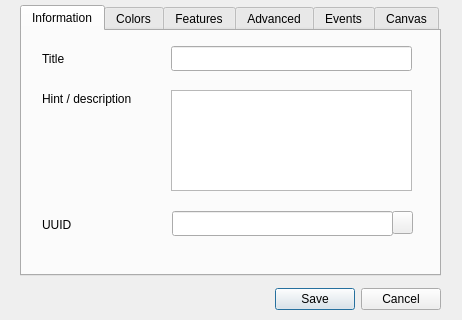
<?xml version="1.0" encoding="UTF-8"?>
<ui version="4.0">
 <class>CDlgEditLevel</class>
 <widget class="QDialog" name="CDlgEditLevel">
  <property name="windowModality">
   <enum>Qt::ApplicationModal</enum>
  </property>
  <property name="geometry">
   <rect>
    <x>0</x>
    <y>0</y>
    <width>462</width>
    <height>320</height>
   </rect>
  </property>
  <property name="sizePolicy">
   <sizepolicy hsizetype="Fixed" vsizetype="Fixed">
    <horstretch>0</horstretch>
    <verstretch>0</verstretch>
   </sizepolicy>
  </property>
  <property name="minimumSize">
   <size>
    <width>462</width>
    <height>320</height>
   </size>
  </property>
  <property name="maximumSize">
   <size>
    <width>462</width>
    <height>320</height>
   </size>
  </property>
  <property name="windowTitle">
   <string>Dialog</string>
  </property>
  <widget class="QDialogButtonBox" name="buttonBox">
   <property name="geometry">
    <rect>
     <x>100</x>
     <y>283</y>
     <width>341</width>
     <height>32</height>
    </rect>
   </property>
   <property name="orientation">
    <enum>Qt::Horizontal</enum>
   </property>
   <property name="standardButtons">
    <set>QDialogButtonBox::Cancel|QDialogButtonBox::Save</set>
   </property>
  </widget>
  <widget class="QTabWidget" name="tabWidget">
   <property name="geometry">
    <rect>
     <x>20</x>
     <y>5</y>
     <width>421</width>
     <height>271</height>
    </rect>
   </property>
   <property name="tabPosition">
    <enum>QTabWidget::North</enum>
   </property>
   <property name="currentIndex">
    <number>0</number>
   </property>
   <widget class="QWidget" name="tab_1">
    <attribute name="title">
     <string>Information</string>
    </attribute>
    <widget class="QLabel" name="label_2">
     <property name="geometry">
      <rect>
       <x>20</x>
       <y>60</y>
       <width>121</width>
       <height>16</height>
      </rect>
     </property>
     <property name="text">
      <string>Hint / description</string>
     </property>
    </widget>
    <widget class="QPlainTextEdit" name="hint">
     <property name="geometry">
      <rect>
       <x>149</x>
       <y>59</y>
       <width>241</width>
       <height>101</height>
      </rect>
     </property>
     <property name="toolTip">
      <string>Additional information about this level</string>
     </property>
    </widget>
    <widget class="QLabel" name="label">
     <property name="geometry">
      <rect>
       <x>20</x>
       <y>20</y>
       <width>52</width>
       <height>15</height>
      </rect>
     </property>
     <property name="text">
      <string>Title</string>
     </property>
    </widget>
    <widget class="QLineEdit" name="title">
     <property name="geometry">
      <rect>
       <x>149</x>
       <y>15</y>
       <width>241</width>
       <height>25</height>
      </rect>
     </property>
     <property name="toolTip">
      <string>Title of the level</string>
     </property>
    </widget>
    <widget class="QLabel" name="label_12">
     <property name="geometry">
      <rect>
       <x>20</x>
       <y>186</y>
       <width>57</width>
       <height>15</height>
      </rect>
     </property>
     <property name="text">
      <string>UUID</string>
     </property>
    </widget>
    <widget class="QLineEdit" name="eUUID">
     <property name="geometry">
      <rect>
       <x>150</x>
       <y>180</y>
       <width>221</width>
       <height>25</height>
      </rect>
     </property>
     <property name="toolTip">
      <string>This is the unique identifier that for this level. It is used to reference this object.</string>
     </property>
     <property name="whatsThis">
      <string>This is the unique identifier that for this level. It is used to reference this object.</string>
     </property>
     <property name="readOnly">
      <bool>true</bool>
     </property>
    </widget>
    <widget class="QPushButton" name="pushButton">
     <property name="geometry">
      <rect>
       <x>370</x>
       <y>180</y>
       <width>21</width>
       <height>23</height>
      </rect>
     </property>
     <property name="toolTip">
      <string>Copy to clipboard</string>
     </property>
     <property name="whatsThis">
      <string>Copy to clipboard</string>
     </property>
     <property name="text">
      <string/>
     </property>
     <property name="icon">
      <iconset resource="lgck-builder.qrc">
       <normaloff>:/images/pd/copy.png</normaloff>:/images/pd/copy.png</iconset>
     </property>
    </widget>
   </widget>
   <widget class="QWidget" name="tab_5">
    <attribute name="title">
     <string>Colors</string>
    </attribute>
    <widget class="QLabel" name="label_13">
     <property name="geometry">
      <rect>
       <x>30</x>
       <y>70</y>
       <width>121</width>
       <height>16</height>
      </rect>
     </property>
     <property name="text">
      <string>Border Color</string>
     </property>
    </widget>
    <widget class="CWBtnColor" name="btnBorderColor">
     <property name="geometry">
      <rect>
       <x>282</x>
       <y>70</y>
       <width>81</width>
       <height>24</height>
      </rect>
     </property>
     <property name="text">
      <string/>
     </property>
    </widget>
    <widget class="QLineEdit" name="eBorderColor">
     <property name="geometry">
      <rect>
       <x>160</x>
       <y>70</y>
       <width>121</width>
       <height>25</height>
      </rect>
     </property>
     <property name="toolTip">
      <string>Border color of the level.</string>
     </property>
     <property name="inputMask">
      <string>hhhhhh</string>
     </property>
    </widget>
    <widget class="QLabel" name="label_14">
     <property name="geometry">
      <rect>
       <x>30</x>
       <y>160</y>
       <width>131</width>
       <height>16</height>
      </rect>
     </property>
     <property name="text">
      <string>Background color</string>
     </property>
    </widget>
    <widget class="QLineEdit" name="eIBkColor">
     <property name="geometry">
      <rect>
       <x>158</x>
       <y>160</y>
       <width>121</width>
       <height>25</height>
      </rect>
     </property>
     <property name="toolTip">
      <string>Background color for the transition screen</string>
     </property>
     <property name="inputMask">
      <string>hhhhhh</string>
     </property>
    </widget>
    <widget class="CWBtnColor" name="btnIBkColor">
     <property name="geometry">
      <rect>
       <x>280</x>
       <y>160</y>
       <width>81</width>
       <height>24</height>
      </rect>
     </property>
     <property name="text">
      <string/>
     </property>
    </widget>
    <widget class="QLineEdit" name="eITextColor">
     <property name="geometry">
      <rect>
       <x>158</x>
       <y>190</y>
       <width>121</width>
       <height>25</height>
      </rect>
     </property>
     <property name="toolTip">
      <string>Text color for the transition screen</string>
     </property>
     <property name="inputMask">
      <string>hhhhhh</string>
     </property>
    </widget>
    <widget class="CWBtnColor" name="btnITextColor">
     <property name="geometry">
      <rect>
       <x>280</x>
       <y>190</y>
       <width>81</width>
       <height>24</height>
      </rect>
     </property>
     <property name="text">
      <string/>
     </property>
    </widget>
    <widget class="QLabel" name="label_15">
     <property name="geometry">
      <rect>
       <x>30</x>
       <y>190</y>
       <width>121</width>
       <height>16</height>
      </rect>
     </property>
     <property name="text">
      <string>Text Color</string>
     </property>
    </widget>
    <widget class="QLabel" name="label_3">
     <property name="geometry">
      <rect>
       <x>30</x>
       <y>40</y>
       <width>121</width>
       <height>16</height>
      </rect>
     </property>
     <property name="text">
      <string>Background color</string>
     </property>
    </widget>
    <widget class="CWBtnColor" name="btnColor">
     <property name="geometry">
      <rect>
       <x>282</x>
       <y>40</y>
       <width>81</width>
       <height>24</height>
      </rect>
     </property>
     <property name="text">
      <string/>
     </property>
    </widget>
    <widget class="QLineEdit" name="bkColor">
     <property name="geometry">
      <rect>
       <x>160</x>
       <y>40</y>
       <width>121</width>
       <height>25</height>
      </rect>
     </property>
     <property name="toolTip">
      <string>Background color of the level.</string>
     </property>
     <property name="inputMask">
      <string>hhhhhh</string>
     </property>
    </widget>
    <widget class="QLabel" name="label_16">
     <property name="geometry">
      <rect>
       <x>21</x>
       <y>10</y>
       <width>62</width>
       <height>17</height>
      </rect>
     </property>
     <property name="text">
      <string>&lt;html&gt;&lt;head/&gt;&lt;body&gt;&lt;p&gt;&lt;span style=&quot; font-weight:600;&quot;&gt;Level&lt;/span&gt;&lt;/p&gt;&lt;/body&gt;&lt;/html&gt;</string>
     </property>
     <property name="textFormat">
      <enum>Qt::RichText</enum>
     </property>
    </widget>
    <widget class="QLabel" name="label_17">
     <property name="geometry">
      <rect>
       <x>20</x>
       <y>130</y>
       <width>111</width>
       <height>17</height>
      </rect>
     </property>
     <property name="text">
      <string>&lt;html&gt;&lt;head/&gt;&lt;body&gt;&lt;p&gt;&lt;span style=&quot; font-weight:600;&quot;&gt;Introduction&lt;/span&gt;&lt;/p&gt;&lt;/body&gt;&lt;/html&gt;</string>
     </property>
    </widget>
    <widget class="QLineEdit" name="eColorMod">
     <property name="geometry">
      <rect>
       <x>160</x>
       <y>100</y>
       <width>121</width>
       <height>25</height>
      </rect>
     </property>
     <property name="toolTip">
      <string>Primary light source for this level.</string>
     </property>
     <property name="inputMask">
      <string>hhhhhh</string>
     </property>
    </widget>
    <widget class="CWBtnColor" name="btnColorMod">
     <property name="geometry">
      <rect>
       <x>282</x>
       <y>100</y>
       <width>81</width>
       <height>24</height>
      </rect>
     </property>
     <property name="text">
      <string/>
     </property>
    </widget>
    <widget class="QLabel" name="label_21">
     <property name="geometry">
      <rect>
       <x>30</x>
       <y>100</y>
       <width>121</width>
       <height>16</height>
      </rect>
     </property>
     <property name="text">
      <string>Color Mod</string>
     </property>
    </widget>
   </widget>
   <widget class="QWidget" name="tab_2">
    <attribute name="title">
     <string>Features</string>
    </attribute>
    <widget class="QLabel" name="label_9">
     <property name="geometry">
      <rect>
       <x>10</x>
       <y>26</y>
       <width>52</width>
       <height>14</height>
      </rect>
     </property>
     <property name="text">
      <string>Music</string>
     </property>
    </widget>
    <widget class="QLineEdit" name="eMusic">
     <property name="geometry">
      <rect>
       <x>110</x>
       <y>16</y>
       <width>261</width>
       <height>25</height>
      </rect>
     </property>
     <property name="toolTip">
      <string>Name of the music file to be played when the level start. This will loop until stopped.</string>
     </property>
    </widget>
    <widget class="QLineEdit" name="eTimeLimit">
     <property name="geometry">
      <rect>
       <x>110</x>
       <y>60</y>
       <width>91</width>
       <height>25</height>
      </rect>
     </property>
     <property name="toolTip">
      <string>Time to complete this level. (seconds)</string>
     </property>
     <property name="inputMask">
      <string>999</string>
     </property>
    </widget>
    <widget class="QLabel" name="label_5">
     <property name="geometry">
      <rect>
       <x>10</x>
       <y>66</y>
       <width>71</width>
       <height>16</height>
      </rect>
     </property>
     <property name="text">
      <string>Time Limit</string>
     </property>
    </widget>
    <widget class="QLineEdit" name="eTickRate">
     <property name="geometry">
      <rect>
       <x>280</x>
       <y>60</y>
       <width>91</width>
       <height>25</height>
      </rect>
     </property>
     <property name="toolTip">
      <string>Game speed on this level.</string>
     </property>
     <property name="inputMask">
      <string>999</string>
     </property>
    </widget>
    <widget class="QLabel" name="label_8">
     <property name="geometry">
      <rect>
       <x>220</x>
       <y>66</y>
       <width>52</width>
       <height>15</height>
      </rect>
     </property>
     <property name="text">
      <string>Speed</string>
     </property>
    </widget>
    <widget class="QLineEdit" name="eClosure">
     <property name="geometry">
      <rect>
       <x>110</x>
       <y>100</y>
       <width>91</width>
       <height>25</height>
      </rect>
     </property>
     <property name="toolTip">
      <string>Time until the level is closed. This is used to allow animation sequences to run until completion.</string>
     </property>
     <property name="inputMask">
      <string>9999</string>
     </property>
     <property name="maxLength">
      <number>4</number>
     </property>
    </widget>
    <widget class="QLabel" name="label_11">
     <property name="geometry">
      <rect>
       <x>10</x>
       <y>106</y>
       <width>91</width>
       <height>16</height>
      </rect>
     </property>
     <property name="text">
      <string>Time to Close</string>
     </property>
    </widget>
    <widget class="QLineEdit" name="eTimeIntro">
     <property name="geometry">
      <rect>
       <x>110</x>
       <y>144</y>
       <width>91</width>
       <height>25</height>
      </rect>
     </property>
     <property name="toolTip">
      <string>Time until the level is closed. This is used to allow animation sequences to run until completion.</string>
     </property>
     <property name="inputMask">
      <string>9999</string>
     </property>
     <property name="maxLength">
      <number>4</number>
     </property>
    </widget>
    <widget class="QLabel" name="label_18">
     <property name="geometry">
      <rect>
       <x>10</x>
       <y>150</y>
       <width>101</width>
       <height>16</height>
      </rect>
     </property>
     <property name="text">
      <string>Intro delay</string>
     </property>
    </widget>
   </widget>
   <widget class="QWidget" name="tab_3">
    <attribute name="title">
     <string>Advanced</string>
    </attribute>
    <widget class="QComboBox" name="cbEndLevel">
     <property name="geometry">
      <rect>
       <x>120</x>
       <y>13</y>
       <width>281</width>
       <height>25</height>
      </rect>
     </property>
    </widget>
    <widget class="QLabel" name="label_4">
     <property name="geometry">
      <rect>
       <x>20</x>
       <y>19</y>
       <width>81</width>
       <height>16</height>
      </rect>
     </property>
     <property name="text">
      <string>End Level</string>
     </property>
    </widget>
    <widget class="QComboBox" name="cbTrigger">
     <property name="geometry">
      <rect>
       <x>120</x>
       <y>58</y>
       <width>91</width>
       <height>25</height>
      </rect>
     </property>
    </widget>
    <widget class="QLabel" name="label_6">
     <property name="geometry">
      <rect>
       <x>20</x>
       <y>62</y>
       <width>81</width>
       <height>16</height>
      </rect>
     </property>
     <property name="text">
      <string>Fire trigger</string>
     </property>
    </widget>
    <widget class="QLabel" name="label_7">
     <property name="geometry">
      <rect>
       <x>20</x>
       <y>150</y>
       <width>91</width>
       <height>16</height>
      </rect>
     </property>
     <property name="text">
      <string>Wrap arround</string>
     </property>
    </widget>
    <widget class="QCheckBox" name="cWrapUp">
     <property name="geometry">
      <rect>
       <x>120</x>
       <y>150</y>
       <width>82</width>
       <height>23</height>
      </rect>
     </property>
     <property name="text">
      <string>top</string>
     </property>
    </widget>
    <widget class="QCheckBox" name="cWrapDown">
     <property name="geometry">
      <rect>
       <x>210</x>
       <y>150</y>
       <width>82</width>
       <height>23</height>
      </rect>
     </property>
     <property name="text">
      <string>bottom</string>
     </property>
    </widget>
    <widget class="QCheckBox" name="cWrapLeft">
     <property name="geometry">
      <rect>
       <x>120</x>
       <y>176</y>
       <width>82</width>
       <height>23</height>
      </rect>
     </property>
     <property name="text">
      <string>left</string>
     </property>
    </widget>
    <widget class="QCheckBox" name="cWrapRight">
     <property name="geometry">
      <rect>
       <x>210</x>
       <y>176</y>
       <width>82</width>
       <height>23</height>
      </rect>
     </property>
     <property name="text">
      <string>right</string>
     </property>
    </widget>
    <widget class="QCheckBox" name="cNoGravity">
     <property name="geometry">
      <rect>
       <x>230</x>
       <y>60</y>
       <width>101</width>
       <height>23</height>
      </rect>
     </property>
     <property name="toolTip">
      <string>Disable gravity on this level.</string>
     </property>
     <property name="text">
      <string>no gravity</string>
     </property>
    </widget>
    <widget class="QCheckBox" name="cOpenTop">
     <property name="geometry">
      <rect>
       <x>310</x>
       <y>150</y>
       <width>81</width>
       <height>21</height>
      </rect>
     </property>
     <property name="text">
      <string>open top</string>
     </property>
    </widget>
    <widget class="QLabel" name="label_10">
     <property name="geometry">
      <rect>
       <x>20</x>
       <y>103</y>
       <width>371</width>
       <height>31</height>
      </rect>
     </property>
     <property name="text">
      <string>These options control whether the borders are will allow sprites to move from one to the other.</string>
     </property>
     <property name="alignment">
      <set>Qt::AlignLeading|Qt::AlignLeft|Qt::AlignTop</set>
     </property>
     <property name="wordWrap">
      <bool>true</bool>
     </property>
    </widget>
   </widget>
   <widget class="QWidget" name="tab_4">
    <attribute name="title">
     <string>Events</string>
    </attribute>
    <widget class="QTreeWidget" name="treeEvents">
     <property name="geometry">
      <rect>
       <x>10</x>
       <y>10</y>
       <width>381</width>
       <height>221</height>
      </rect>
     </property>
     <property name="toolTip">
      <string>This is a list of all the events available for this level.
Double-click on the one you want to edit.</string>
     </property>
     <property name="verticalScrollBarPolicy">
      <enum>Qt::ScrollBarAsNeeded</enum>
     </property>
     <property name="horizontalScrollBarPolicy">
      <enum>Qt::ScrollBarAlwaysOff</enum>
     </property>
     <property name="editTriggers">
      <set>QAbstractItemView::NoEditTriggers</set>
     </property>
     <property name="tabKeyNavigation">
      <bool>true</bool>
     </property>
     <property name="alternatingRowColors">
      <bool>true</bool>
     </property>
     <property name="uniformRowHeights">
      <bool>true</bool>
     </property>
     <property name="sortingEnabled">
      <bool>false</bool>
     </property>
     <property name="headerHidden">
      <bool>true</bool>
     </property>
     <attribute name="headerVisible">
      <bool>false</bool>
     </attribute>
     <attribute name="headerCascadingSectionResizes">
      <bool>true</bool>
     </attribute>
     <attribute name="headerDefaultSectionSize">
      <number>150</number>
     </attribute>
     <column>
      <property name="text">
       <string notr="true">1</string>
      </property>
     </column>
    </widget>
   </widget>
   <widget class="QWidget" name="tab_6">
    <attribute name="title">
     <string>Canvas</string>
    </attribute>
    <widget class="QCheckBox" name="cCanvas">
     <property name="geometry">
      <rect>
       <x>20</x>
       <y>20</y>
       <width>331</width>
       <height>22</height>
      </rect>
     </property>
     <property name="text">
      <string>Set canvas size (experimental)</string>
     </property>
    </widget>
    <widget class="QLabel" name="label_19">
     <property name="geometry">
      <rect>
       <x>50</x>
       <y>60</y>
       <width>62</width>
       <height>17</height>
      </rect>
     </property>
     <property name="text">
      <string>Width</string>
     </property>
    </widget>
    <widget class="QLabel" name="label_20">
     <property name="geometry">
      <rect>
       <x>50</x>
       <y>95</y>
       <width>62</width>
       <height>17</height>
      </rect>
     </property>
     <property name="text">
      <string>Height</string>
     </property>
    </widget>
    <widget class="QLineEdit" name="eWidth">
     <property name="geometry">
      <rect>
       <x>120</x>
       <y>55</y>
       <width>113</width>
       <height>27</height>
      </rect>
     </property>
    </widget>
    <widget class="QLineEdit" name="eHeight">
     <property name="geometry">
      <rect>
       <x>120</x>
       <y>91</y>
       <width>113</width>
       <height>27</height>
      </rect>
     </property>
    </widget>
    <widget class="QPushButton" name="btnWorldSize">
     <property name="geometry">
      <rect>
       <x>250</x>
       <y>90</y>
       <width>93</width>
       <height>27</height>
      </rect>
     </property>
     <property name="text">
      <string>Calculate</string>
     </property>
    </widget>
   </widget>
  </widget>
 </widget>
 <customwidgets>
  <customwidget>
   <class>CWBtnColor</class>
   <extends>QPushButton</extends>
   <header>wbtncolor.h</header>
  </customwidget>
 </customwidgets>
 <resources>
  <include location="lgck-builder.qrc"/>
 </resources>
 <connections>
  <connection>
   <sender>buttonBox</sender>
   <signal>accepted()</signal>
   <receiver>CDlgEditLevel</receiver>
   <slot>accept()</slot>
   <hints>
    <hint type="sourcelabel">
     <x>248</x>
     <y>254</y>
    </hint>
    <hint type="destinationlabel">
     <x>157</x>
     <y>274</y>
    </hint>
   </hints>
  </connection>
  <connection>
   <sender>buttonBox</sender>
   <signal>rejected()</signal>
   <receiver>CDlgEditLevel</receiver>
   <slot>reject()</slot>
   <hints>
    <hint type="sourcelabel">
     <x>316</x>
     <y>260</y>
    </hint>
    <hint type="destinationlabel">
     <x>286</x>
     <y>274</y>
    </hint>
   </hints>
  </connection>
 </connections>
</ui>
